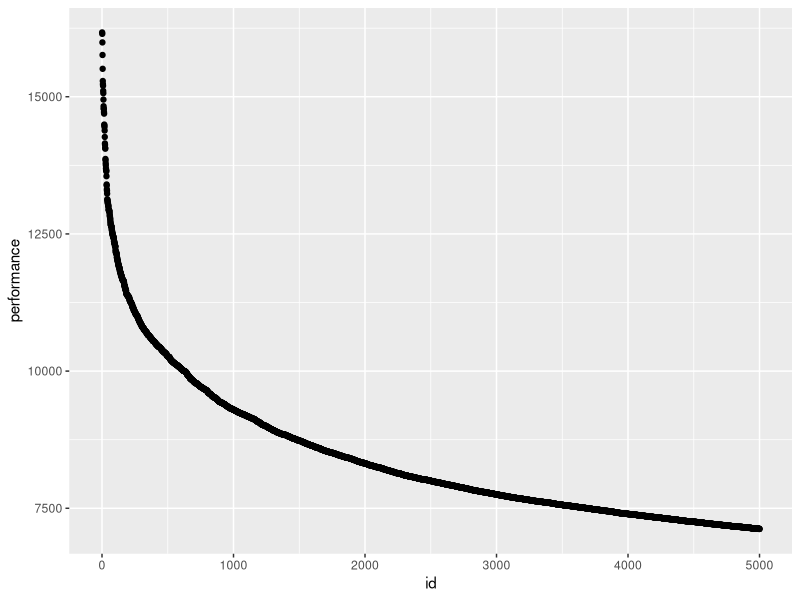
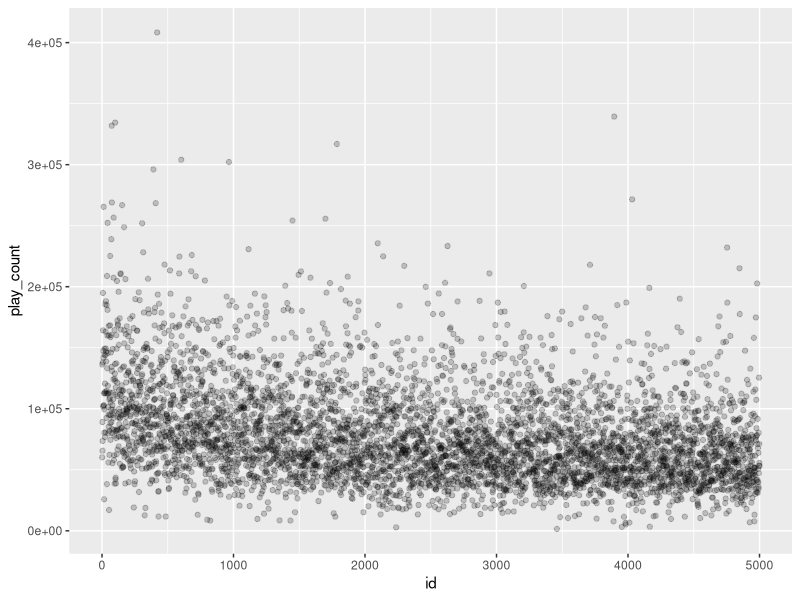
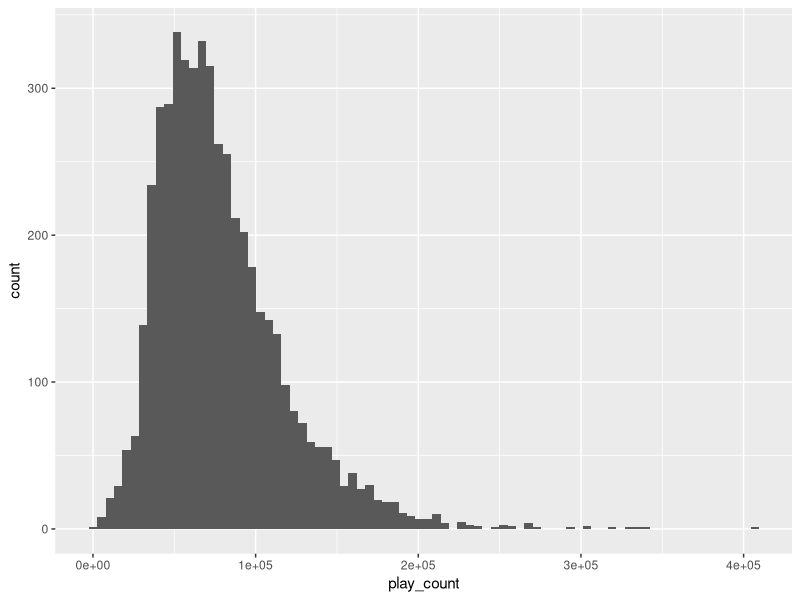
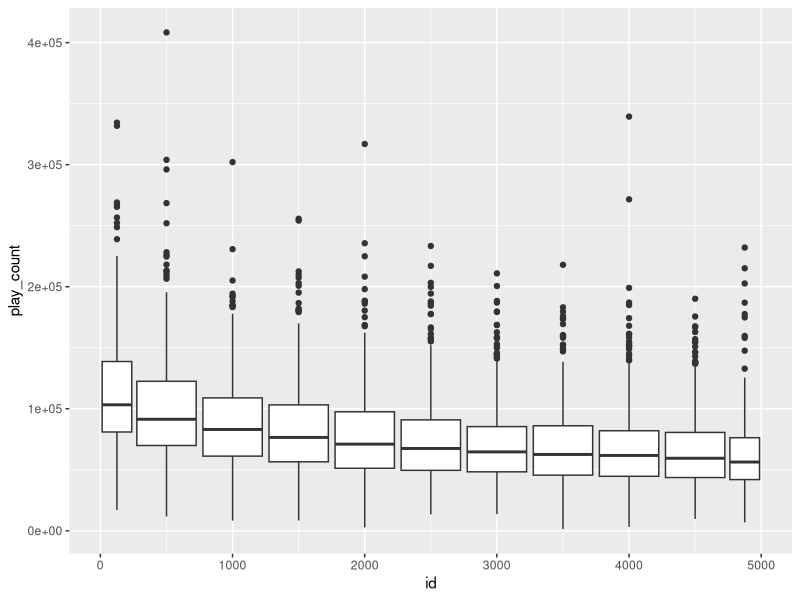
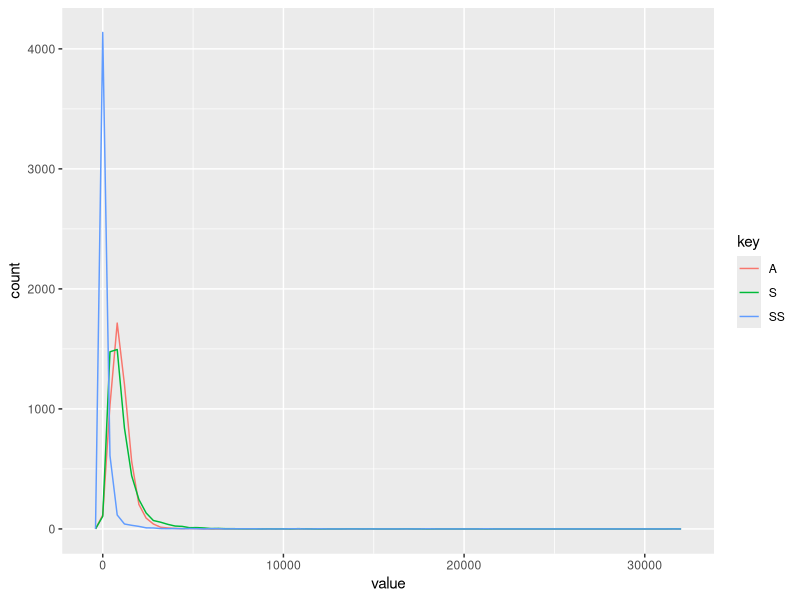
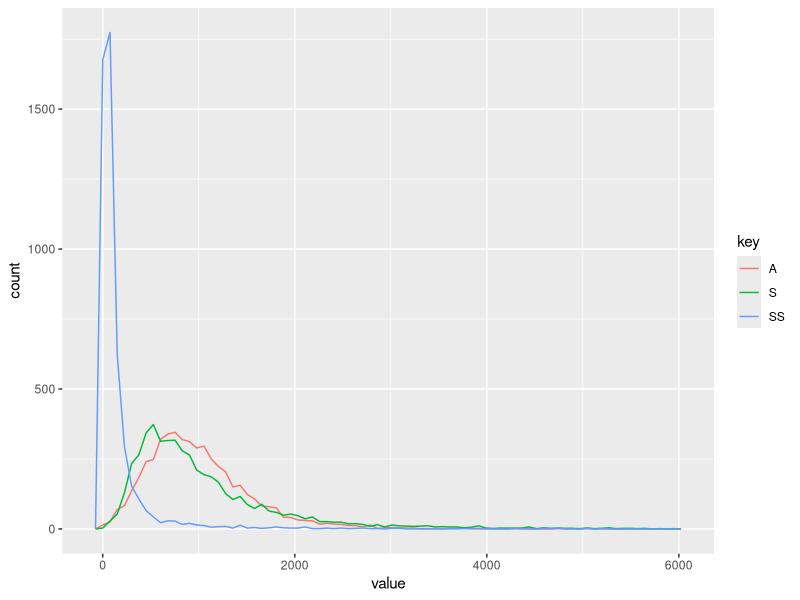
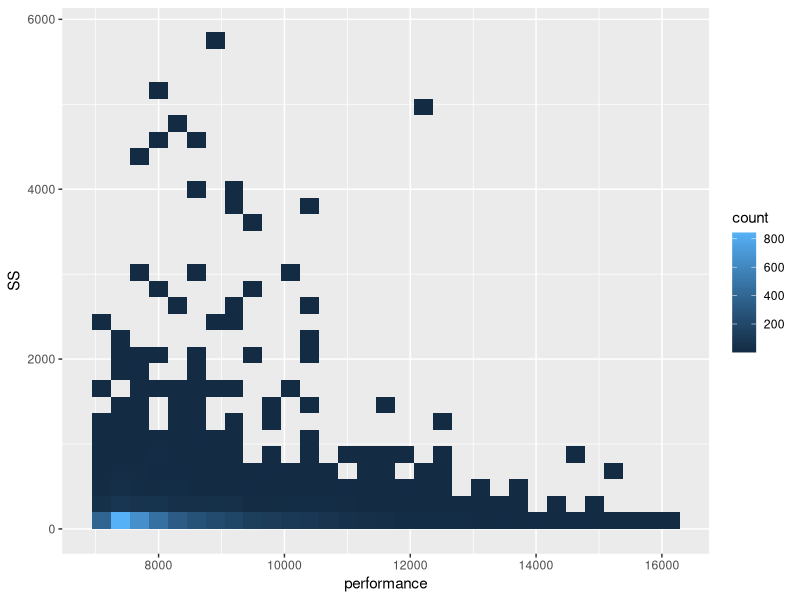
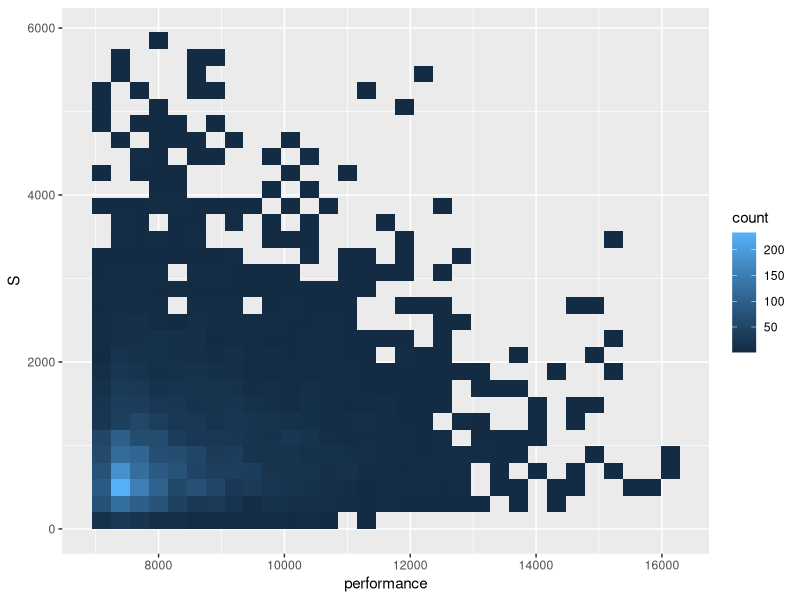

Reproduce these figures in R, in order.
## ---- chunk 1
library(readr)
library(dplyr)
library(tidyr)
library(ggplot2)
## ---- chunk 2
Player <- read_csv("Player.csv",col_names = FALSE)
lables <- c("player_id","name","rank","performance","accuracy","play_count","SS","S","A")
colnames(Player) <- lables
Player <- Player %>% select(performance,accuracy,play_count,SS,S,A)
head(Player)
## ---- chunk 3
# for some reason Player isn't sorted by performance yet. 
Player <- Player %>% 
  arrange(desc(performance)) %>%
  mutate(
    id = 1:nrow(Player) # which is bascially a player's rank based on performance rating
      )

head(Player)

ggplot(data = Player) +
  geom_point(mapping = aes(x= id, y=performance))
## ---- chunk 4
# filter out crazy high play counts
ggplot(data = Player) +
  geom_point(mapping = aes(x = id, y = play_count), alpha = 1/5)

ggplot(data = Player) + 
  geom_histogram(mapping = aes(x = play_count),bins = 80)

Player %>%
  ggplot(mapping = aes(x = id, y = play_count, group = cut_width(id,500))) +
  geom_boxplot()

mean(Player$play_count)
## ---- chunk 5
# not good
Player %>% 
  gather(key = key, value = value, -id, -performance, -play_count, -accuracy) %>%
  ggplot(mapping = aes(x = value, color = key)) + 
  geom_freqpoly(bins = 80)

Player %>% 
  gather(key = key, value = value, -id, -performance, -play_count, -accuracy) %>%
  filter(value<6000) %>%
  ggplot(mapping = aes(x = value, color = key)) + 
  geom_freqpoly(bins = 80) 

#4967 left after filter
#Player %>% 
#  filter(SS<6000,S<6000,A<6000) %>%
#  nrow()
## ---- chunk 6
Player %>%
  filter(SS<6000,S<6000,A<6000) %>%
  ggplot() +
  geom_bin2d(mapping = aes(x = performance, y = SS))

Player %>%
  filter(SS<6000,S<6000,A<6000) %>%
  ggplot() +
  geom_bin2d(mapping = aes(x = performance, y = S))

Player %>%
  filter(SS<6000,S<6000,A<6000) %>%
  ggplot() +
  geom_bin2d(mapping = aes(x = performance, y = A))
#  geom_point(mapping = aes(x = play_count, y = SS), color = "black", alpha = 1/10) +
#  geom_point(mapping = aes(x = play_count, y = S), color = "blue", alpha = 1/10) +
#  geom_point(mapping = aes(x = play_count, y = A), color = "green", alpha = 1/10)
## ---- chunk 7
centered_player <- Player %>%
  mutate(
    play_count = (play_count-mean(play_count))/sqrt(var(play_count)),
    S = (S-mean(S))/sqrt(var(S)), # centering,
    SS = (SS-mean(SS))/sqrt(var(SS)), # centering
    A = (A - mean(A))/sqrt(var(A)), # centering
    accuracy = (accuracy - mean(accuracy))/sd(accuracy),
    performance = (performance - mean(performance))/sd(performance)
  ) %>%
  select(performance,play_count,S,SS,A,accuracy)
## ---- chunk 8
centered_player %>%
  gather(key = key, value = value) %>%
  ggplot(aes(x = key, y = value)) +
  geom_boxplot()
## ---- chunk 9
# function to help with repeated code
is_in_range <- function(obj) {
  between(obj,mean(obj)-4.75*sd(obj),mean(obj)+4.75*sd(obj))
}

#now filtering data
filtered_data <- Player %>%
  filter(
    is_in_range(S),
    is_in_range(SS),
    is_in_range(A),
    is_in_range(performance),
    is_in_range(accuracy)
  ) 
#count(filtered_data)

#now centering that filter data (a bit redundant yes)
centered_filtered_data <- filtered_data %>%
  mutate(
    play_count = (play_count-mean(play_count))/sqrt(var(play_count)),
    S = (S-mean(S))/sqrt(var(S)), # centering,
    SS = (SS-mean(SS))/sqrt(var(SS)), # centering
    A = (A - mean(A))/sqrt(var(A)), # centering
    accuracy = (accuracy - mean(accuracy))/sd(accuracy),
    performance = (performance - mean(performance))/sd(performance)
  ) %>%
  select(performance,play_count,S,SS,A,accuracy)
## ---- chunk 10
prf_vec <- centered_filtered_data$performance
acc_vec <- centered_filtered_data$accuracy
s_vec  <- centered_filtered_data$S
ss_vec <- centered_filtered_data$SS
a_vec <- centered_filtered_data$A
pc_vec <- centered_filtered_data$play_count

M <- cbind(prf_vec,pc_vec,acc_vec,ss_vec,s_vec,a_vec)
CM <- cor(M)
CM[1,]
## ---- chunk 11
# 1st experimental correlation in regards to performance, q = 0.3379438
ggplot(centered_filtered_data) +
  geom_point(aes(x = play_count, y = performance),alpha = 1/20) +
  geom_abline(slope = CM['pc_vec','prf_vec'],color = "red")

# 2nd experimental correlation in regards to performance, q = 0.1608370
ggplot(centered_filtered_data) +
  geom_point(aes(x = S, y = performance),alpha = 1/20) +
  geom_abline(slope = CM['s_vec','prf_vec'],color = "red")

# last experimental correlation in regards to performance, q = -0.05939164
ggplot(centered_filtered_data) +
  geom_point(aes(x = accuracy, y = performance),alpha = 1/20) +
  geom_abline(slope = CM['acc_vec','prf_vec'],color = "red") 

